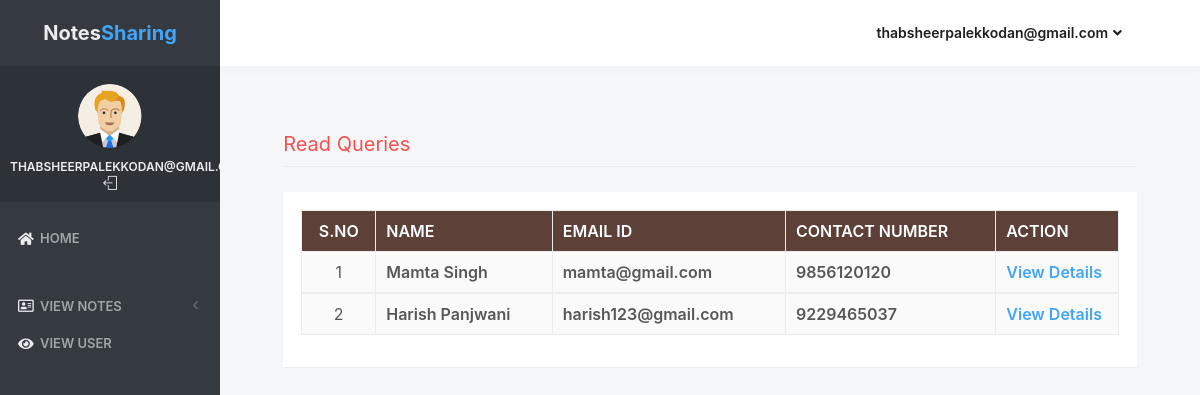
The app's page /read_queries (signed in) with its own data.
### notes/models.py (models this page shows, shortened)
class Contact(models.Model):
    fullname = models.CharField(max_length=100, null=True)
    email = models.CharField(max_length=50, null=True)
    mobile = models.CharField(max_length=15, null=True)
    subject = models.CharField(max_length=100, null=True)
    message = models.CharField(max_length=300, null=True)
    msgdate = models.DateField(null=True)
    isread = models.CharField(max_length=10,null=True)

### notes/views.py (the view)
# urls.py: path('read_queries', read_queries, name='read_queries'),
def read_queries(request):
    if not request.user.is_authenticated:
        return redirect('login_admin')
    contact = Contact.objects.filter(isread="yes")
    return render(request,'read_queries.html', locals())

### notes/templates/read_queries.html (shortened to what this page needs)
{% load static %}
<html lang="en" class="no-focus">
    <head>
        <link rel="stylesheet" href="{% static 'js/plugins/datatables/dataTables.bootstrap4.min.css' %}">
        <link rel="stylesheet" id="css-main" href="{% static 'css1/codebase.min.css' %}">
    </head>
    <body>
        <div id="page-container" class="sidebar-o sidebar-inverse side-scroll page-header-fixed main-content-narrow">
         {% include "sidebar.html" %}
            {% include "admin_nav.html" %}
            <main id="main-container">
                <div class="content">
                    <h2 class="content-heading text-danger">Read Queries</h2>
                    <div class="block">
                        <div class="block-content block-content-full">
                            <table class="table table-bordered table-striped table-vcenter js-dataTable-full-pagination">
                                <thead class="text-white" style="background-color : #5d4037;">
                                    <tr>
                                        <th class="text-center">S.No</th>
                                        <th class="d-none d-sm-table-cell">Name</th>
                                        <th class="d-none d-sm-table-cell">Email ID</th>
                                        <th class="d-none d-sm-table-cell">Contact Number</th>
                                        <th class="d-none d-sm-table-cell" style="width: 15%;">Action</th>
                                    </tr>
                                </thead>
                                {% for i in contact %}
                                <tbody>
                                    <tr>
                                        <td class="text-center">{{forloop.counter}}</td>
                                        <td class="font-w600">{{i.fullname}}</td>
                                        <td class="font-w600">{{i.email}}</td>
                                        <td class="font-w600">{{i.mobile}}</td>
                                        <td class="font-w600"><a href="{% url 'view_queries' i.id %}" class="text-primary">View Details</a></td>
                                    </tr>
                                        {% endfor %}
                                </tbody>
                            </table>
                        </div>
                    </div>
                </div>
            </main>
</div>
 <link rel="stylesheet" href="https://use.fontawesome.com/releases/v5.6.3/css/all.css">
    </body>
</html>

### notes/templates/sidebar.html (shortened to what this page needs)
{% load static %}
   <nav id="sidebar">
                <div id="sidebar-scroll">
                    <div class="sidebar-content">
                        <div class="content-header content-header-fullrow px-15">
                            <div class="content-header-section text-center align-parent sidebar-mini-hidden">
                                <div class="content-header-item">
                                    <a class="link-effect font-w700" href="{% url 'admin_home' %}">
                                           <span class="font-size-xl text-dual-primary-dark">Notes</span><span class="font-size-xl text-primary">Sharing</span>
                                    </a>
                                </div>
                            </div>
                        </div>
                        <div class="content-side content-side-full content-side-user px-10 align-parent">
                            <div class="sidebar-mini-hidden-b text-center">
                                <a class="img-link" href="be_pages_generic_profile.html">
                                    <img class="img-avatar" src="{% static 'img/avatars/user1.png' %}" alt="">
                                </a>
                                <ul class="list-inline mt-10">
                                    <li class="list-inline-item">
                                        <a class="link-effect text-dual-primary-dark font-size-xs font-w600 text-uppercase" href="{% url 'admin_home' %}">{{ request.user.username }}</a>
                                    </li>
                                    <li class="list-inline-item">
                                        <a class="link-effect text-dual-primary-dark" href="{% url 'logout' %}">
                                            <i class="si si-logout"></i>
                                        </a>
                                    </li>
                                </ul>
                            </div>
                        </div>
                        <div class="content-side content-side-full">
                            <ul class="nav-main">
                                <li class="open">
                                    <a href="{% url 'admin_home' %}"><i class="fas fa-home"></i><span class="sidebar-mini-hide">Home</span></a>
                                </li>
                                <li class="nav-main-heading"><span class="sidebar-mini-visible">UI</span></li>
                                <li>
                                    <a class="nav-submenu" data-toggle="nav-submenu"><i class="far fa-address-card"></i>View Notes</a>
                                </li>
                                <li>
                                    <a  href="{% url 'view_users' %}"><i class="fas fa-eye"></i><span class="sidebar-mini-hide">View User</span></a>
                                </li>
                           </ul>
                        </div>
                    </div>
                </div>
            </nav>

### notes/templates/admin_nav.html (shortened to what this page needs)
{% load static %}
            <header id="page-header">
                <div class="content-header">
                    <div class="content-header-section">
                    </div>
                    <div class="content-header-section">
                        <div class="btn-group" role="group">
                            <button type="button" class="btn btn-rounded btn-dual-secondary" id="page-header-user-dropdown" data-toggle="dropdown" aria-haspopup="true" aria-expanded="false">
                                {{ request.user.username}}<i class="fa fa-angle-down ml-5"></i>
                            </button>
                        </div>
                    </div>
                </div>
            </header>

### records on screen
Contact: fullname "Mamta Singh", email "mamta@gmail.com", mobile "9856120120"
Contact: fullname "Harish Panjwani", email "harish123@gmail.com", mobile "9229465037"

### other values on screen
{{ request.user.username }} "thabsheerpalekkodan@gmail.com"
